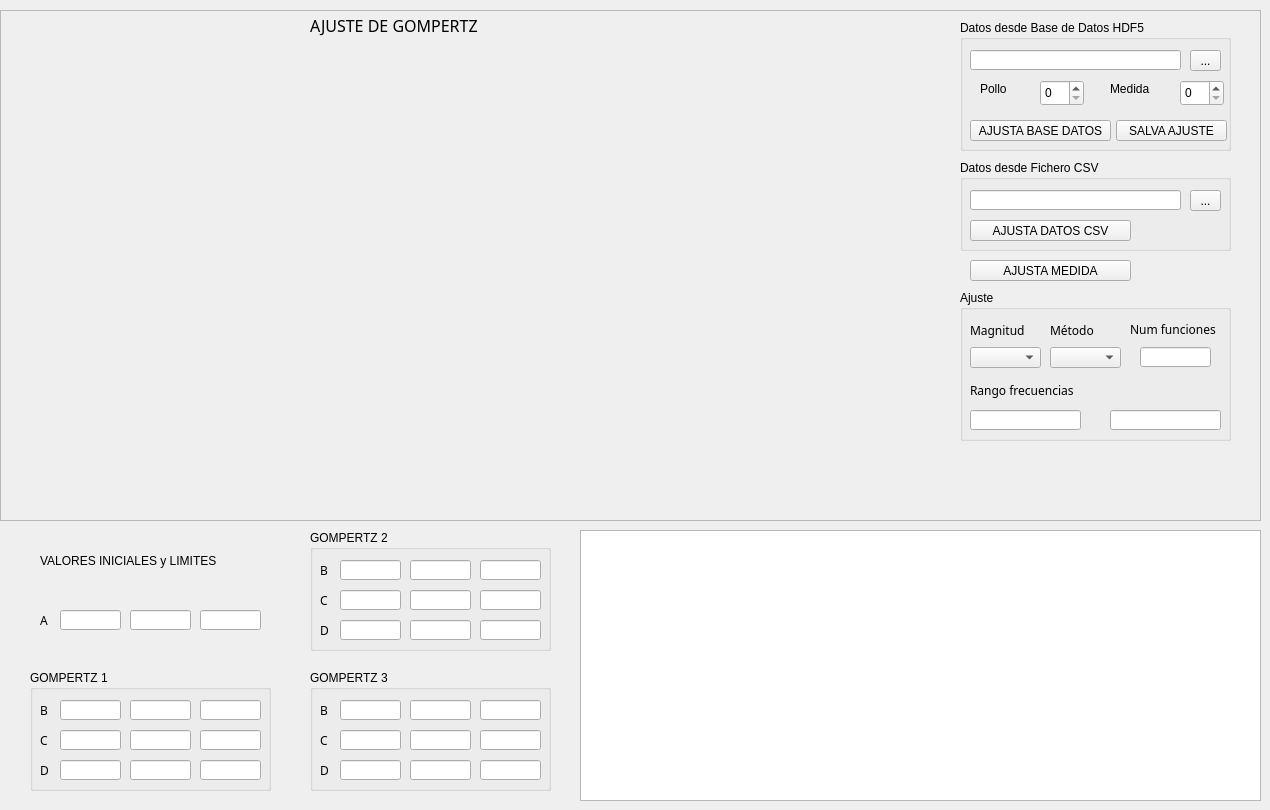
         <widget class="QWidget" name="fit">
          <attribute name="title">
           <string>AJUSTE</string>
          </attribute>
          <widget class="QFrame" name="frame_5">
           <property name="geometry">
            <rect>
             <x>0</x>
             <y>10</y>
             <width>1261</width>
             <height>511</height>
            </rect>
           </property>
           <property name="frameShape">
            <enum>QFrame::StyledPanel</enum>
           </property>
           <property name="frameShadow">
            <enum>QFrame::Raised</enum>
           </property>
           <widget class="QWidget" name="verticalLayoutWidget_3">
            <property name="geometry">
             <rect>
              <x>10</x>
              <y>20</y>
              <width>921</width>
              <height>481</height>
             </rect>
            </property>
            <layout class="QVBoxLayout" name="mpl_3"/>
           </widget>
           <widget class="QLabel" name="label_5">
            <property name="geometry">
             <rect>
              <x>310</x>
              <y>0</y>
              <width>191</width>
              <height>31</height>
             </rect>
            </property>
            <property name="font">
             <font>
              <family>Courier 10 Pitch</family>
              <pointsize>12</pointsize>
              <weight>50</weight>
              <bold>false</bold>
             </font>
            </property>
            <property name="text">
             <string>AJUSTE DE GOMPERTZ</string>
            </property>
           </widget>
           <widget class="QPushButton" name="AJUSTA">
            <property name="geometry">
             <rect>
              <x>970</x>
              <y>250</y>
              <width>161</width>
              <height>21</height>
             </rect>
            </property>
            <property name="text">
             <string>AJUSTA MEDIDA</string>
            </property>
           </widget>
           <widget class="QGroupBox" name="groupBox_16">
            <property name="geometry">
             <rect>
              <x>960</x>
              <y>280</y>
              <width>271</width>
              <height>151</height>
             </rect>
            </property>
            <property name="title">
             <string>Ajuste</string>
            </property>
            <widget class="QComboBox" name="comboBox_mag_fit">
             <property name="geometry">
              <rect>
               <x>10</x>
               <y>57</y>
               <width>71</width>
               <height>21</height>
              </rect>
             </property>
             <property name="maxVisibleItems">
              <number>6</number>
             </property>
            </widget>
            <widget class="QLineEdit" name="n_func">
             <property name="geometry">
              <rect>
               <x>180</x>
               <y>57</y>
               <width>71</width>
               <height>20</height>
              </rect>
             </property>
             <property name="readOnly">
              <bool>false</bool>
             </property>
            </widget>
            <widget class="QLabel" name="label_35">
             <property name="geometry">
              <rect>
               <x>90</x>
               <y>30</y>
               <width>111</width>
               <height>21</height>
              </rect>
             </property>
             <property name="font">
              <font>
               <family>Courier 10 Pitch</family>
               <pointsize>9</pointsize>
              </font>
             </property>
             <property name="text">
              <string>Método </string>
             </property>
            </widget>
            <widget class="QLabel" name="label_31">
             <property name="geometry">
              <rect>
               <x>170</x>
               <y>29</y>
               <width>101</width>
               <height>20</height>
              </rect>
             </property>
             <property name="font">
              <font>
               <family>Courier 10 Pitch</family>
               <pointsize>9</pointsize>
              </font>
             </property>
             <property name="text">
              <string>Num funciones</string>
             </property>
            </widget>
            <widget class="QLabel" name="label_22">
             <property name="geometry">
              <rect>
               <x>10</x>
               <y>30</y>
               <width>111</width>
               <height>20</height>
              </rect>
             </property>
             <property name="font">
              <font>
               <family>Courier 10 Pitch</family>
               <pointsize>9</pointsize>
              </font>
             </property>
             <property name="text">
              <string>Magnitud </string>
             </property>
            </widget>
            <widget class="QComboBox" name="comboBox_fit_alg">
             <property name="geometry">
              <rect>
               <x>90</x>
               <y>57</y>
               <width>71</width>
               <height>21</height>
              </rect>
             </property>
            </widget>
            <widget class="QLabel" name="label_27">
             <property name="geometry">
              <rect>
               <x>10</x>
               <y>90</y>
               <width>191</width>
               <height>21</height>
              </rect>
             </property>
             <property name="font">
              <font>
               <family>Courier 10 Pitch</family>
               <pointsize>9</pointsize>
              </font>
             </property>
             <property name="text">
              <string>Rango frecuencias</string>
             </property>
            </widget>
            <widget class="QLineEdit" name="f_high">
             <property name="geometry">
              <rect>
               <x>150</x>
               <y>120</y>
               <width>111</width>
               <height>20</height>
              </rect>
             </property>
             <property name="readOnly">
              <bool>false</bool>
             </property>
            </widget>
            <widget class="QLineEdit" name="f_low">
             <property name="geometry">
              <rect>
               <x>10</x>
               <y>120</y>
               <width>111</width>
               <height>20</height>
              </rect>
             </property>
             <property name="readOnly">
              <bool>false</bool>
             </property>
            </widget>
           </widget>
           <widget class="QLabel" name="label_7">
            <property name="geometry">
             <rect>
              <x>970</x>
              <y>440</y>
              <width>251</width>
              <height>51</height>
             </rect>
            </property>
            <property name="text">
             <string/>
            </property>
            <property name="pixmap">
             <pixmap>ecuacion_gompertz.gif</pixmap>
            </property>
            <property name="scaledContents">
             <bool>true</bool>
            </property>
           </widget>
           <widget class="QGroupBox" name="groupBox_10">
            <property name="geometry">
             <rect>
              <x>960</x>
              <y>150</y>
              <width>271</width>
              <height>91</height>
             </rect>
            </property>
            <property name="title">
             <string>Datos desde Fichero CSV</string>
            </property>
            <widget class="QLineEdit" name="load_path_3">
             <property name="geometry">
              <rect>
               <x>10</x>
               <y>30</y>
               <width>211</width>
               <height>20</height>
              </rect>
             </property>
             <property name="readOnly">
              <bool>false</bool>
             </property>
            </widget>
            <widget class="QPushButton" name="LOAD_fit_data">
             <property name="geometry">
              <rect>
               <x>10</x>
               <y>60</y>
               <width>161</width>
               <height>21</height>
              </rect>
             </property>
             <property name="text">
              <string>AJUSTA DATOS CSV</string>
             </property>
            </widget>
            <widget class="QToolButton" name="toolButton_load_3">
             <property name="geometry">
              <rect>
               <x>230</x>
               <y>30</y>
               <width>31</width>
               <height>21</height>
              </rect>
             </property>
             <property name="text">
              <string>...</string>
             </property>
            </widget>
           </widget>
           <widget class="QGroupBox" name="groupBox_17">
            <property name="geometry">
             <rect>
              <x>960</x>
              <y>10</y>
              <width>271</width>
              <height>131</height>
             </rect>
            </property>
            <property name="title">
             <string>Datos desde Base de Datos HDF5</string>
            </property>
            <widget class="QLineEdit" name="load_path_4">
             <property name="geometry">
              <rect>
               <x>10</x>
               <y>30</y>
               <width>211</width>
               <height>20</height>
              </rect>
             </property>
             <property name="readOnly">
              <bool>false</bool>
             </property>
            </widget>
            <widget class="QToolButton" name="toolButton_load_4">
             <property name="geometry">
              <rect>
               <x>230</x>
               <y>30</y>
               <width>31</width>
               <height>21</height>
              </rect>
             </property>
             <property name="text">
              <string>...</string>
             </property>
            </widget>
            <widget class="QSpinBox" name="spinBox_pollo">
             <property name="geometry">
              <rect>
               <x>80</x>
               <y>60</y>
               <width>44</width>
               <height>26</height>
              </rect>
             </property>
            </widget>
            <widget class="QLabel" name="label_8">
             <property name="geometry">
              <rect>
               <x>20</x>
               <y>60</y>
               <width>67</width>
               <height>17</height>
              </rect>
             </property>
             <property name="text">
              <string>Pollo</string>
             </property>
            </widget>
            <widget class="QLabel" name="label_9">
             <property name="geometry">
              <rect>
               <x>150</x>
               <y>60</y>
               <width>67</width>
               <height>17</height>
              </rect>
             </property>
             <property name="text">
              <string>Medida</string>
             </property>
            </widget>
            <widget class="QSpinBox" name="spinBox_medida">
             <property name="geometry">
              <rect>
               <x>220</x>
               <y>60</y>
               <width>44</width>
               <height>26</height>
              </rect>
             </property>
            </widget>
            <widget class="QPushButton" name="LOAD_fit_data_2">
             <property name="geometry">
              <rect>
               <x>10</x>
               <y>100</y>
               <width>141</width>
               <height>21</height>
              </rect>
             </property>
             <property name="text">
              <string>AJUSTA BASE DATOS</string>
             </property>
            </widget>
            <widget class="QPushButton" name="SAVE_fit">
             <property name="geometry">
              <rect>
               <x>156</x>
               <y>100</y>
               <width>111</width>
               <height>21</height>
              </rect>
             </property>
             <property name="text">
              <string>SALVA AJUSTE</string>
             </property>
            </widget>
           </widget>
          </widget>
          <widget class="QGroupBox" name="groupBox_11">
           <property name="geometry">
            <rect>
             <x>30</x>
             <y>670</y>
             <width>241</width>
             <height>121</height>
            </rect>
           </property>
           <property name="title">
            <string>GOMPERTZ 1</string>
           </property>
           <widget class="QLabel" name="label_24">
            <property name="geometry">
             <rect>
              <x>10</x>
              <y>30</y>
              <width>31</width>
              <height>20</height>
             </rect>
            </property>
            <property name="font">
             <font>
              <family>Courier 10 Pitch</family>
              <pointsize>9</pointsize>
             </font>
            </property>
            <property name="text">
             <string>B</string>
            </property>
           </widget>
           <widget class="QLineEdit" name="param_B1">
            <property name="geometry">
             <rect>
              <x>100</x>
              <y>30</y>
              <width>61</width>
              <height>20</height>
             </rect>
            </property>
            <property name="readOnly">
             <bool>false</bool>
            </property>
           </widget>
           <widget class="QLabel" name="label_25">
            <property name="geometry">
             <rect>
              <x>10</x>
              <y>60</y>
              <width>31</width>
              <height>20</height>
             </rect>
            </property>
            <property name="font">
             <font>
              <family>Courier 10 Pitch</family>
              <pointsize>9</pointsize>
             </font>
            </property>
            <property name="text">
             <string>C</string>
            </property>
           </widget>
           <widget class="QLineEdit" name="param_C1">
            <property name="geometry">
             <rect>
              <x>100</x>
              <y>60</y>
              <width>61</width>
              <height>20</height>
             </rect>
            </property>
            <property name="readOnly">
             <bool>false</bool>
            </property>
           </widget>
           <widget class="QLineEdit" name="param_D1">
            <property name="geometry">
             <rect>
              <x>100</x>
              <y>90</y>
              <width>61</width>
              <height>20</height>
             </rect>
            </property>
            <property name="readOnly">
             <bool>false</bool>
            </property>
           </widget>
           <widget class="QLabel" name="label_26">
            <property name="geometry">
             <rect>
              <x>10</x>
              <y>90</y>
              <width>31</width>
              <height>20</height>
             </rect>
            </property>
            <property name="font">
             <font>
              <family>Courier 10 Pitch</family>
              <pointsize>9</pointsize>
             </font>
            </property>
            <property name="text">
             <string>D</string>
            </property>
           </widget>
           <widget class="QLineEdit" name="param_C1_L">
            <property name="geometry">
             <rect>
              <x>30</x>
              <y>60</y>
              <width>61</width>
              <height>20</height>
             </rect>
            </property>
            <property name="readOnly">
             <bool>false</bool>
            </property>
           </widget>
           <widget class="QLineEdit" name="param_D1_L">
            <property name="geometry">
             <rect>
              <x>30</x>
              <y>90</y>
              <width>61</width>
              <height>20</height>
             </rect>
            </property>
            <property name="readOnly">
             <bool>false</bool>
            </property>
           </widget>
           <widget class="QLineEdit" name="param_B1_L">
            <property name="geometry">
             <rect>
              <x>30</x>
              <y>30</y>
              <width>61</width>
              <height>20</height>
             </rect>
            </property>
            <property name="readOnly">
             <bool>false</bool>
            </property>
           </widget>
           <widget class="QLineEdit" name="param_B1_H">
            <property name="geometry">
             <rect>
              <x>170</x>
              <y>30</y>
              <width>61</width>
              <height>20</height>
             </rect>
            </property>
            <property name="readOnly">
             <bool>false</bool>
            </property>
           </widget>
           <widget class="QLineEdit" name="param_D1_H">
            <property name="geometry">
             <rect>
              <x>170</x>
              <y>90</y>
              <width>61</width>
              <height>20</height>
             </rect>
            </property>
            <property name="readOnly">
             <bool>false</bool>
            </property>
           </widget>
           <widget class="QLineEdit" name="param_C1_H">
            <property name="geometry">
             <rect>
              <x>170</x>
              <y>60</y>
              <width>61</width>
              <height>20</height>
             </rect>
            </property>
            <property name="readOnly">
             <bool>false</bool>
            </property>
           </widget>
          </widget>
          <widget class="QGroupBox" name="groupBox_15">
           <property name="geometry">
            <rect>
             <x>310</x>
             <y>670</y>
             <width>241</width>
             <height>121</height>
            </rect>
           </property>
           <property name="title">
            <string>GOMPERTZ 3</string>
           </property>
           <widget class="QLabel" name="label_32">
            <property name="geometry">
             <rect>
              <x>10</x>
              <y>30</y>
              <width>21</width>
              <height>20</height>
             </rect>
            </property>
            <property name="font">
             <font>
              <family>Courier 10 Pitch</family>
              <pointsize>9</pointsize>
             </font>
            </property>
            <property name="text">
             <string>B</string>
            </property>
           </widget>
           <widget class="QLineEdit" name="param_B3">
            <property name="geometry">
             <rect>
              <x>100</x>
              <y>30</y>
              <width>61</width>
              <height>20</height>
             </rect>
            </property>
            <property name="readOnly">
             <bool>false</bool>
            </property>
           </widget>
           <widget class="QLabel" name="label_33">
            <property name="geometry">
             <rect>
              <x>10</x>
              <y>60</y>
              <width>31</width>
              <height>20</height>
             </rect>
            </property>
            <property name="font">
             <font>
              <family>Courier 10 Pitch</family>
              <pointsize>9</pointsize>
             </font>
            </property>
            <property name="text">
             <string>C</string>
            </property>
           </widget>
           <widget class="QLineEdit" name="param_C3">
            <property name="geometry">
             <rect>
              <x>100</x>
              <y>60</y>
              <width>61</width>
              <height>20</height>
             </rect>
            </property>
            <property name="readOnly">
             <bool>false</bool>
            </property>
           </widget>
           <widget class="QLineEdit" name="param_D3">
            <property name="geometry">
             <rect>
              <x>100</x>
              <y>90</y>
              <width>61</width>
              <height>20</height>
             </rect>
            </property>
            <property name="readOnly">
             <bool>false</bool>
            </property>
           </widget>
           <widget class="QLabel" name="label_34">
            <property name="geometry">
             <rect>
              <x>10</x>
              <y>90</y>
              <width>31</width>
              <height>20</height>
             </rect>
            </property>
            <property name="font">
             <font>
              <family>Courier 10 Pitch</family>
              <pointsize>9</pointsize>
             </font>
            </property>
            <property name="text">
             <string>D</string>
            </property>
           </widget>
           <widget class="QLineEdit" name="param_B3_L">
            <property name="geometry">
             <rect>
              <x>30</x>
              <y>30</y>
              <width>61</width>
              <height>20</height>
             </rect>
            </property>
            <property name="readOnly">
             <bool>false</bool>
            </property>
           </widget>
           <widget class="QLineEdit" name="param_B3_H">
            <property name="geometry">
             <rect>
              <x>170</x>
              <y>30</y>
              <width>61</width>
              <height>20</height>
             </rect>
            </property>
            <property name="readOnly">
             <bool>false</bool>
            </property>
           </widget>
           <widget class="QLineEdit" name="param_C3_H">
            <property name="geometry">
             <rect>
              <x>170</x>
              <y>60</y>
              <width>61</width>
              <height>20</height>
             </rect>
            </property>
            <property name="readOnly">
             <bool>false</bool>
            </property>
           </widget>
           <widget class="QLineEdit" name="param_C3_L">
            <property name="geometry">
             <rect>
              <x>30</x>
              <y>60</y>
              <width>61</width>
              <height>20</height>
             </rect>
            </property>
            <property name="readOnly">
             <bool>false</bool>
            </property>
           </widget>
           <widget class="QLineEdit" name="param_D3_H">
            <property name="geometry">
             <rect>
              <x>170</x>
              <y>90</y>
              <width>61</width>
              <height>20</height>
             </rect>
            </property>
            <property name="readOnly">
             <bool>false</bool>
            </property>
           </widget>
           <widget class="QLineEdit" name="param_D3_L">
            <property name="geometry">
             <rect>
              <x>30</x>
              <y>90</y>
              <width>61</width>
              <height>20</height>
             </rect>
            </property>
            <property name="readOnly">
             <bool>false</bool>
            </property>
           </widget>
          </widget>
          <widget class="QTextBrowser" name="textBrowser_3">
           <property name="geometry">
            <rect>
             <x>580</x>
             <y>530</y>
             <width>681</width>
             <height>271</height>
            </rect>
           </property>
          </widget>
          <widget class="QLabel" name="label_6">
           <property name="geometry">
            <rect>
             <x>40</x>
             <y>540</y>
             <width>231</width>
             <height>41</height>
            </rect>
           </property>
           <property name="text">
            <string>VALORES INICIALES y LIMITES</string>
           </property>
          </widget>
          <widget class="QGroupBox" name="groupBox_12">
           <property name="geometry">
            <rect>
             <x>310</x>
             <y>530</y>
             <width>241</width>
             <height>121</height>
            </rect>
           </property>
           <property name="title">
            <string>GOMPERTZ 2</string>
           </property>
           <widget class="QLabel" name="label_28">
            <property name="geometry">
             <rect>
              <x>10</x>
              <y>30</y>
              <width>21</width>
              <height>20</height>
             </rect>
            </property>
            <property name="font">
             <font>
              <family>Courier 10 Pitch</family>
              <pointsize>9</pointsize>
             </font>
            </property>
            <property name="text">
             <string>B</string>
            </property>
           </widget>
           <widget class="QLineEdit" name="param_B2">
            <property name="geometry">
             <rect>
              <x>100</x>
              <y>30</y>
              <width>61</width>
              <height>20</height>
             </rect>
            </property>
            <property name="readOnly">
             <bool>false</bool>
            </property>
           </widget>
           <widget class="QLabel" name="label_29">
            <property name="geometry">
             <rect>
              <x>10</x>
              <y>60</y>
              <width>21</width>
              <height>20</height>
             </rect>
            </property>
            <property name="font">
             <font>
              <family>Courier 10 Pitch</family>
              <pointsize>9</pointsize>
             </font>
            </property>
            <property name="text">
             <string>C</string>
            </property>
           </widget>
           <widget class="QLineEdit" name="param_C2">
            <property name="geometry">
             <rect>
              <x>100</x>
              <y>60</y>
              <width>61</width>
              <height>20</height>
             </rect>
            </property>
            <property name="readOnly">
             <bool>false</bool>
            </property>
           </widget>
           <widget class="QLineEdit" name="param_D2">
            <property name="geometry">
             <rect>
              <x>100</x>
              <y>90</y>
              <width>61</width>
              <height>20</height>
             </rect>
            </property>
            <property name="readOnly">
             <bool>false</bool>
            </property>
           </widget>
           <widget class="QLabel" name="label_30">
            <property name="geometry">
             <rect>
              <x>10</x>
              <y>90</y>
              <width>21</width>
              <height>20</height>
             </rect>
            </property>
            <property name="font">
             <font>
              <family>Courier 10 Pitch</family>
              <pointsize>9</pointsize>
             </font>
            </property>
            <property name="text">
             <string>D</string>
            </property>
           </widget>
           <widget class="QLineEdit" name="param_C2_L">
            <property name="geometry">
             <rect>
              <x>30</x>
              <y>60</y>
              <width>61</width>
              <height>20</height>
             </rect>
            </property>
            <property name="readOnly">
             <bool>false</bool>
            </property>
           </widget>
           <widget class="QLineEdit" name="param_B2_L">
            <property name="geometry">
             <rect>
              <x>30</x>
              <y>30</y>
              <width>61</width>
              <height>20</height>
             </rect>
            </property>
            <property name="readOnly">
             <bool>false</bool>
            </property>
           </widget>
           <widget class="QLineEdit" name="param_D2_L">
            <property name="geometry">
             <rect>
              <x>30</x>
              <y>90</y>
              <width>61</width>
              <height>20</height>
             </rect>
            </property>
            <property name="readOnly">
             <bool>false</bool>
            </property>
           </widget>
           <widget class="QLineEdit" name="param_B2_H">
            <property name="geometry">
             <rect>
              <x>170</x>
              <y>30</y>
              <width>61</width>
              <height>20</height>
             </rect>
            </property>
            <property name="readOnly">
             <bool>false</bool>
            </property>
           </widget>
           <widget class="QLineEdit" name="param_D2_H">
            <property name="geometry">
             <rect>
              <x>170</x>
              <y>90</y>
              <width>61</width>
              <height>20</height>
             </rect>
            </property>
            <property name="readOnly">
             <bool>false</bool>
            </property>
           </widget>
           <widget class="QLineEdit" name="param_C2_H">
            <property name="geometry">
             <rect>
              <x>170</x>
              <y>60</y>
              <width>61</width>
              <height>20</height>
             </rect>
            </property>
            <property name="readOnly">
             <bool>false</bool>
            </property>
           </widget>
          </widget>
          <widget class="QLabel" name="label_23">
           <property name="geometry">
            <rect>
             <x>40</x>
             <y>610</y>
             <width>31</width>
             <height>20</height>
            </rect>
           </property>
           <property name="font">
            <font>
             <family>Courier 10 Pitch</family>
             <pointsize>9</pointsize>
            </font>
           </property>
           <property name="text">
            <string>A</string>
           </property>
          </widget>
          <widget class="QLineEdit" name="param_A1">
           <property name="geometry">
            <rect>
             <x>130</x>
             <y>610</y>
             <width>61</width>
             <height>20</height>
            </rect>
           </property>
           <property name="readOnly">
            <bool>false</bool>
           </property>
          </widget>
          <widget class="QLineEdit" name="param_A1_H">
           <property name="geometry">
            <rect>
             <x>200</x>
             <y>610</y>
             <width>61</width>
             <height>20</height>
            </rect>
           </property>
           <property name="readOnly">
            <bool>false</bool>
           </property>
          </widget>
          <widget class="QLineEdit" name="param_A1_L">
           <property name="geometry">
            <rect>
             <x>60</x>
             <y>610</y>
             <width>61</width>
             <height>20</height>
            </rect>
           </property>
           <property name="readOnly">
            <bool>false</bool>
           </property>
          </widget>
         </widget>
